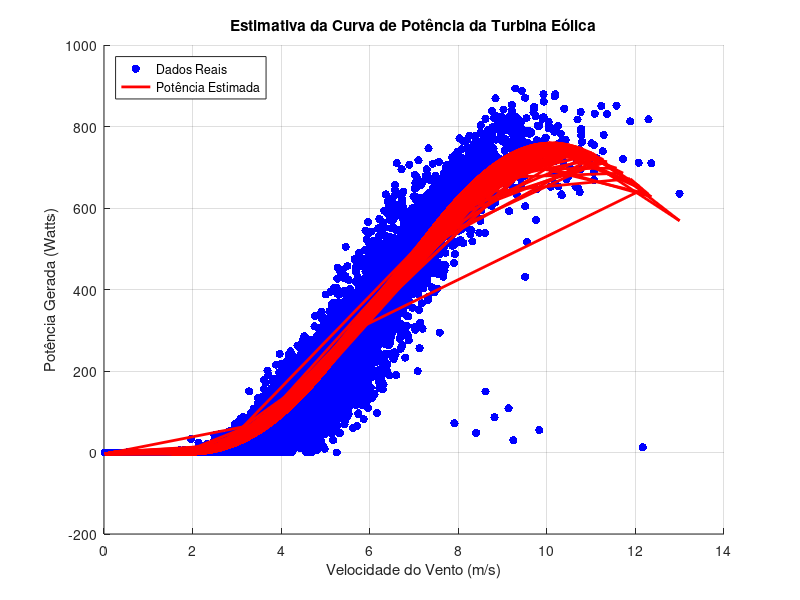

This figure's MATLAB source:
load('data_for_ex1.mat');

% matriz de regressores X
X = [ones(length(x), 1), x, x.^2, x.^3, x.^4, x.^5];

% estima os parâmetros theta usando mínimos quadrados
theta = (X' * X) \ (X' * y);

% exibe os parâmetros estimados
disp('Parâmetros estimados:');
disp(theta);

% calcula os valores de potência estimados
y_estimado = X * theta;

% cria um gráfico de dispersão dos dados reais
scatter(x, y, 'b', 'filled');
hold on;

% cria um gráfico da curva de potência estimada
plot(x, y_estimado, 'r', 'LineWidth', 2);

% define rótulos e legendas
xlabel('Velocidade do Vento (m/s)');
ylabel('Potência Gerada (Watts)');
legend({'Dados Reais', 'Potência Estimada'}, 'Location', 'Northwest');
title('Estimativa da Curva de Potência da Turbina Eólica');
grid on;
